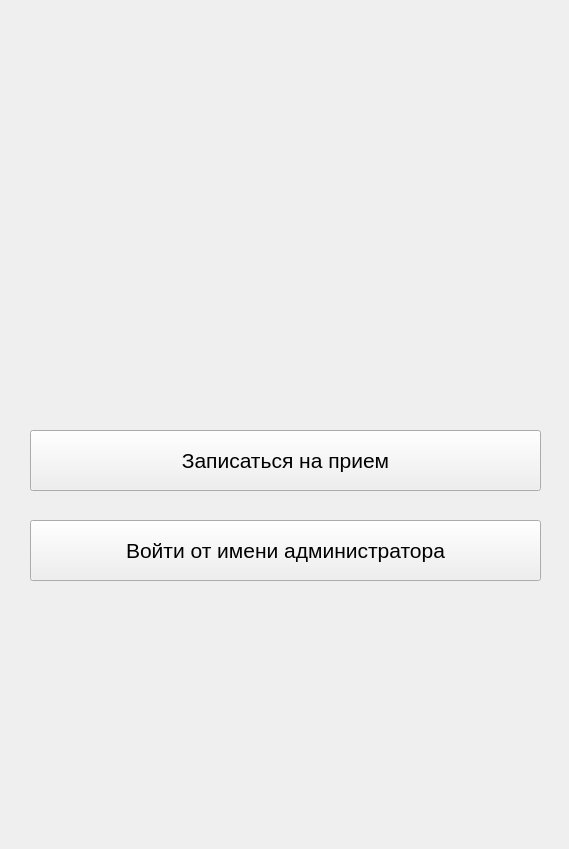
<?xml version="1.0" encoding="UTF-8"?>
<ui version="4.0">
 <class>Form</class>
 <widget class="QWidget" name="Form">
  <property name="geometry">
   <rect>
    <x>0</x>
    <y>0</y>
    <width>569</width>
    <height>849</height>
   </rect>
  </property>
  <property name="windowTitle">
   <string>Form</string>
  </property>
  <widget class="QPushButton" name="push_button_like_patient">
   <property name="geometry">
    <rect>
     <x>30</x>
     <y>430</y>
     <width>511</width>
     <height>61</height>
    </rect>
   </property>
   <property name="font">
    <font>
     <pointsize>16</pointsize>
    </font>
   </property>
   <property name="autoFillBackground">
    <bool>false</bool>
   </property>
   <property name="styleSheet">
    <string notr="true"/>
   </property>
   <property name="text">
    <string>Записаться на прием</string>
   </property>
   <property name="autoRepeatDelay">
    <number>300</number>
   </property>
  </widget>
  <widget class="QPushButton" name="push_button_like_admin">
   <property name="geometry">
    <rect>
     <x>30</x>
     <y>520</y>
     <width>511</width>
     <height>61</height>
    </rect>
   </property>
   <property name="font">
    <font>
     <pointsize>16</pointsize>
    </font>
   </property>
   <property name="autoFillBackground">
    <bool>false</bool>
   </property>
   <property name="styleSheet">
    <string notr="true"/>
   </property>
   <property name="text">
    <string>Войти от имени администратора</string>
   </property>
   <property name="autoRepeatDelay">
    <number>300</number>
   </property>
  </widget>
  <widget class="QLabel" name="label">
   <property name="geometry">
    <rect>
     <x>0</x>
     <y>0</y>
     <width>571</width>
     <height>851</height>
    </rect>
   </property>
   <property name="text">
    <string/>
   </property>
   <property name="pixmap">
    <pixmap>../../image/Главное меню.jpg</pixmap>
   </property>
   <property name="scaledContents">
    <bool>true</bool>
   </property>
  </widget>
  <zorder>label</zorder>
  <zorder>push_button_like_patient</zorder>
  <zorder>push_button_like_admin</zorder>
 </widget>
 <resources/>
 <connections/>
</ui>
